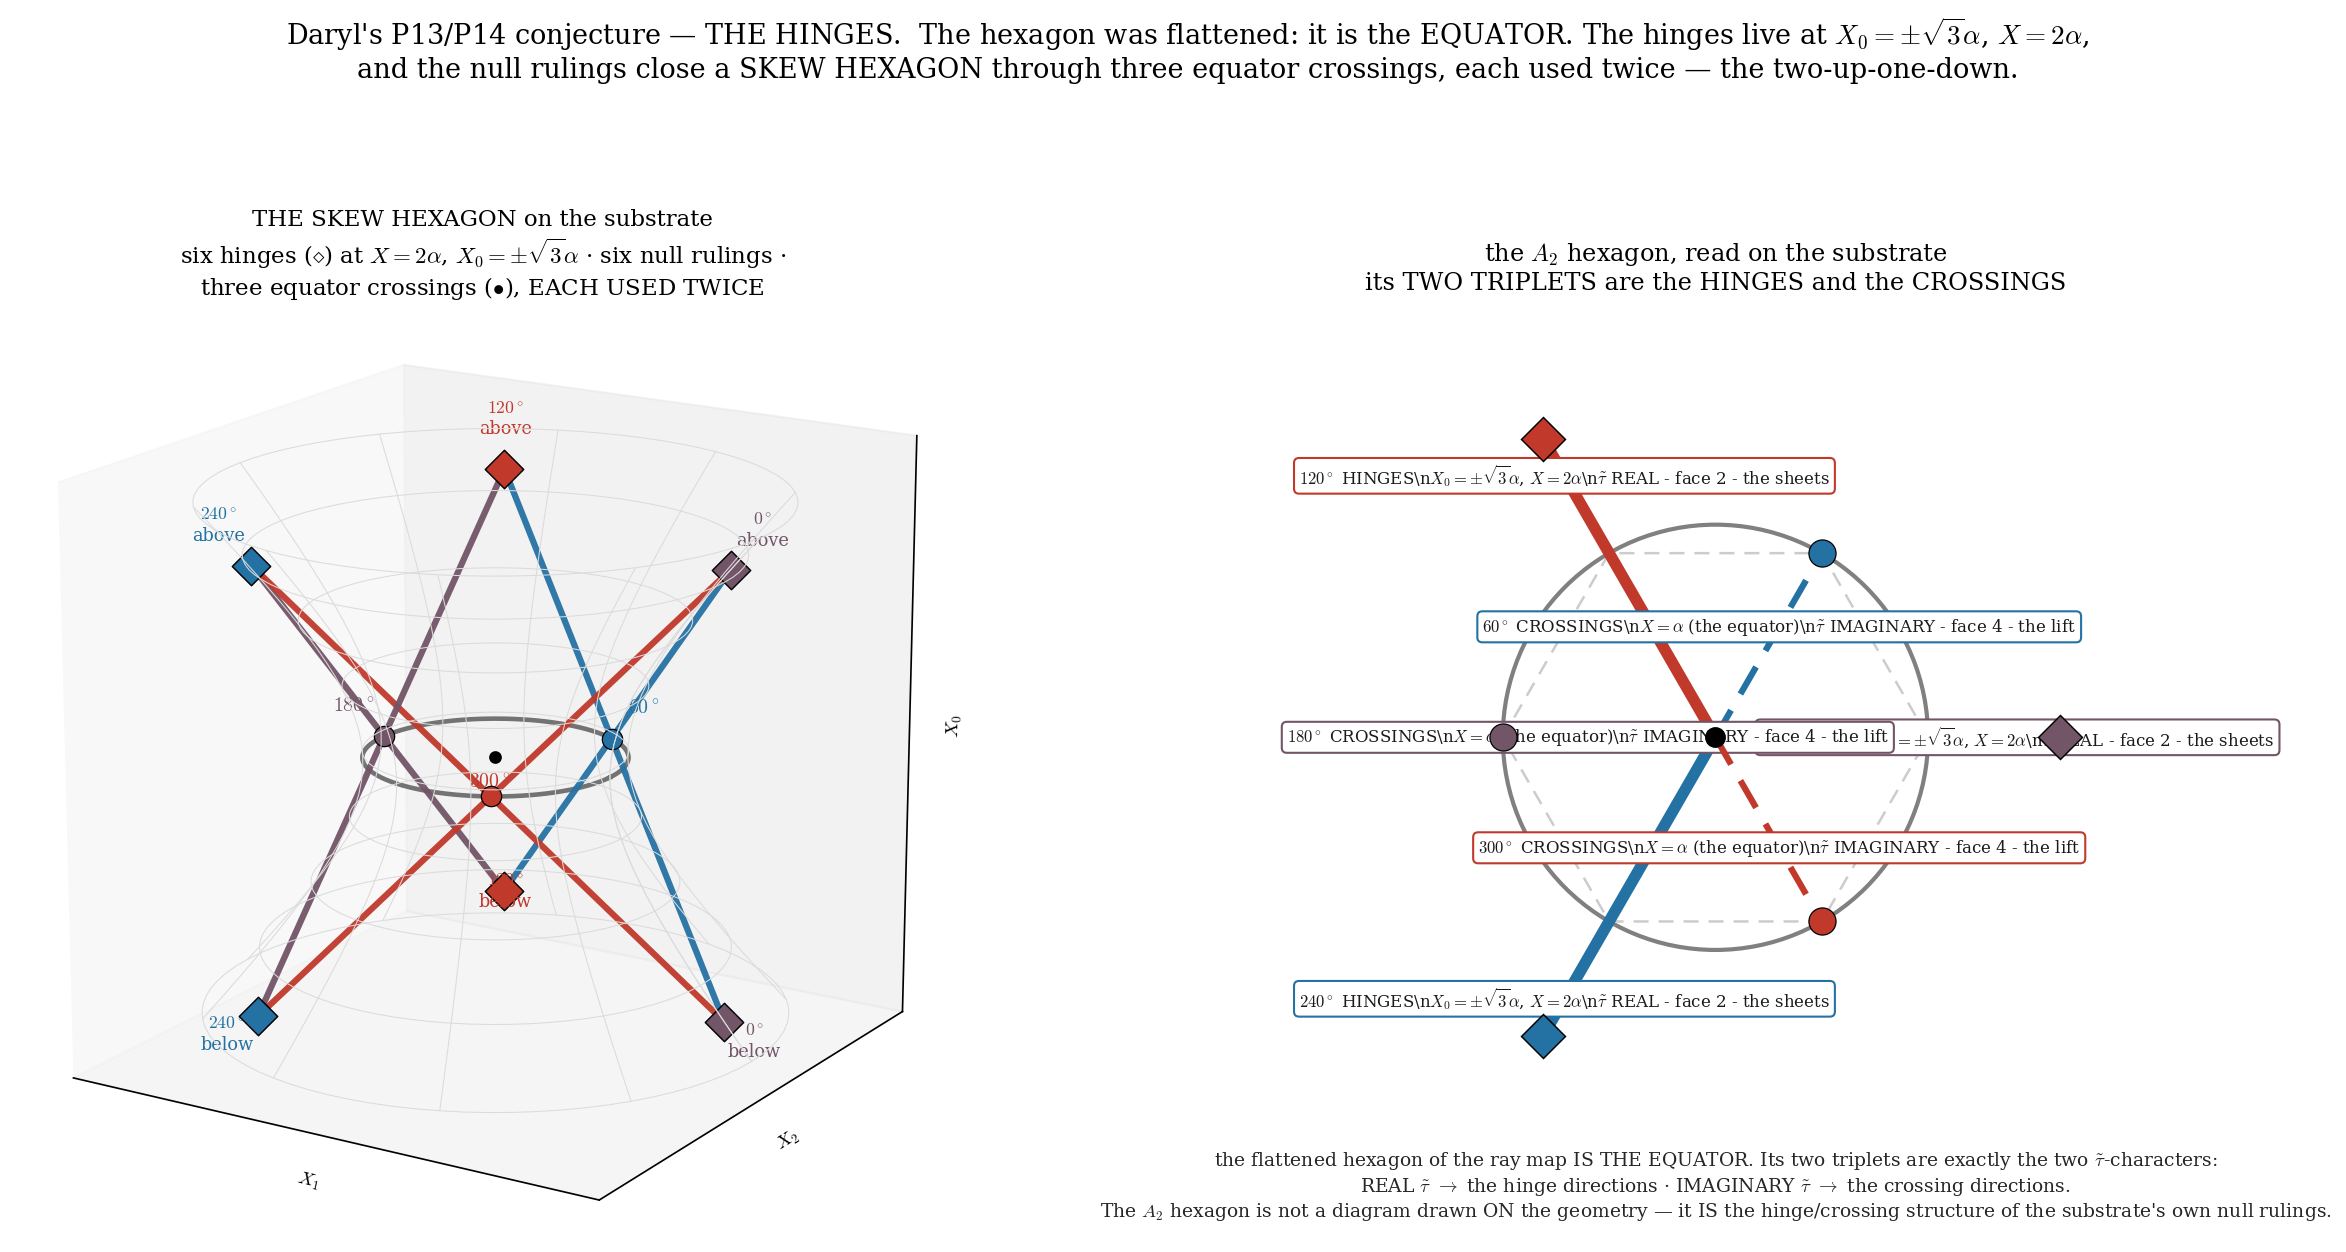

Source code (Python):
"""DARYL'S P13/P14 CONJECTURE -- THE HINGES, and the SKEW HEXAGON. (r1085, Daryl's construction.)

The substrate slice -X0^2 + X1^2 + X2^2 = a^2 is a hyperboloid of one sheet: DOUBLY RULED.
    equator : X0 = 0, radius a.        off it : X = sqrt(a^2 + X0^2)
    HINGES  : X = 2a  =>  X0 = +- sqrt(3) a. They sit ABOVE and BELOW the equator, at radius 2a.

THE RULE (computed): a null ruling through the equator at azimuth th reaches X = 2a at azimuth th +- 60.
    family A : (th-60, BELOW)  <->  equator th  <->  (th+60, ABOVE)
    family B : (th+60, BELOW)  <->  equator th  <->  (th-60, ABOVE)
=> hinges connect to hinges 120 apart, ALTERNATING above/below. The cycle closes in six:

    hinge(  0,above) -[equator  60]- hinge(120,below) -[equator 180]- hinge(240,above)
    hinge(240,above) -[equator 300]- hinge(  0,below) -[equator  60]- hinge(120,above)
    hinge(120,above) -[equator 180]- hinge(240,below) -[equator 300]- hinge(  0,above)

*** A CLOSED SKEW HEXAGON -- P13's own words: "the A2 skeleton the slicing paper realises
    geometrically as a SKEW HEXAGON OF NULL RULINGS". SIX HINGES (azimuth 0,120,240, each above AND
    below); SIX EDGES; and they pass through only THREE equator points (60,180,300), EACH USED TWICE. ***

*** AND THE IDENTIFICATION ***
    HINGES    at azimuth   0, 120, 240  =  the REAL-tau~ rays      = face 2 = THE THREE SHEETS
    CROSSINGS at azimuth  60, 180, 300  =  the IMAGINARY-tau~ rays = face 4 = THE LIFT
    The flattened hexagon of the ray map IS THE EQUATOR. Its two triplets are the HINGES and the
    CROSSINGS -- and they are exactly the two tau~-characters. The A2 hexagon is not a diagram drawn
    on the geometry; it IS the hinge/crossing structure of the substrate's own null rulings.

STATUS: the GEOMETRY here is computed and exact (the hinge positions, the +-60 rule, the closed skew
hexagon, the three-crossings-twice). The COLOURING is Daryl's conjecture, carried over from the ray
map, and is NOT derived. [6*] stands: no face settles it. THE RHYME STAYS A RHYME.
"""
import numpy as np, matplotlib; matplotlib.use('Agg'); import matplotlib.pyplot as plt
import matplotlib.colors as mc
from mpl_toolkits.mplot3d import Axes3D  # noqa
plt.rcParams.update({'font.family':'serif','font.size':11,'mathtext.fontset':'cm'})
BLUE, RED = '#2471a3', '#c0392b'
PURPLE = tuple((np.array(mc.to_rgb(RED)) + np.array(mc.to_rgb(BLUE)))/2)
al = 1.0; H = np.sqrt(3)*al                      # hinge height
RAYCOL = {0:PURPLE, 60:BLUE, 120:RED, 180:PURPLE, 240:BLUE, 300:RED}
def P(az, X0):                                    # a point on the hyperboloid at azimuth az, height X0
    R = np.sqrt(al**2 + X0**2)
    return np.array([R*np.cos(np.deg2rad(az)), R*np.sin(np.deg2rad(az)), X0])

fig = plt.figure(figsize=(16.6, 8.4))

# ================= LEFT: the skew hexagon on the substrate =================
ax = fig.add_subplot(1,2,1, projection='3d')
zz = np.linspace(-2.0, 2.0, 40); ph = np.linspace(0, 2*np.pi, 80)
ZZ, PH = np.meshgrid(zz, ph); RR = np.sqrt(al**2 + ZZ**2)
ax.plot_wireframe(RR*np.cos(PH), RR*np.sin(PH), ZZ, rstride=8, cstride=5, color='0.86', lw=0.5)
th = np.linspace(0, 2*np.pi, 200)
ax.plot(al*np.cos(th), al*np.sin(th), 0*th, color='0.45', lw=2.2)          # the equator

EDGES = [((0,+H),( 60),(120,-H)), ((120,-H),(180),(240,+H)), ((240,+H),(300),(  0,-H)),
         ((0,-H),( 60),(120,+H)), ((120,+H),(180),(240,-H)), ((240,-H),(300),(  0,+H))]
for (a1,h1), eq, (a2,h2) in EDGES:
    p1, p2 = P(a1,h1), P(a2,h2); c = RAYCOL[eq]
    L = np.linspace(0,1,60)[:,None]*(p2-p1) + p1
    ax.plot(L[:,0], L[:,1], L[:,2], color=c, lw=3.0, alpha=0.95)
    assert abs(np.hypot(*((p1+p2)/2)[:2]) - al) < 1e-9                     # midpoint IS on the equator
for eq in (60,180,300):                                                     # the three crossings
    p = P(eq,0); ax.scatter(*p, color=RAYCOL[eq], s=95, zorder=9, edgecolor='k', linewidth=0.6)
    ax.text(p[0]*1.28, p[1]*1.28, 0.16, f'${eq}^\\circ$', fontsize=9.5, color=RAYCOL[eq], ha='center')
for az in (0,120,240):                                                      # the six hinges
    for h,lb in ((+H,'above'),(-H,'below')):
        p = P(az,h); ax.scatter(*p, color=RAYCOL[az], s=170, marker='D', zorder=10, edgecolor='k', linewidth=0.7)
        ax.text(p[0]*1.13, p[1]*1.13, p[2]+0.22*np.sign(h), f'${az}^\\circ$\n{lb}', fontsize=8.5, color=RAYCOL[az], ha='center')
ax.scatter([0],[0],[0], color='k', s=26)
ax.set_xlim(-2.3,2.3); ax.set_ylim(-2.3,2.3); ax.set_zlim(-2.3,2.3)
ax.set_xticks([]); ax.set_yticks([]); ax.set_zticks([])
ax.set_xlabel('$X_1$', labelpad=-8, fontsize=9); ax.set_ylabel('$X_2$', labelpad=-8, fontsize=9)
ax.set_zlabel('$X_0$', labelpad=-8, fontsize=9)
ax.view_init(elev=17, azim=-58); ax.set_box_aspect((1,1,1), zoom=1.10)
ax.set_title('THE SKEW HEXAGON on the substrate\nsix hinges ($\\diamond$) at $X=2\\alpha$, $X_0=\\pm\\sqrt{3}\\alpha$ · six null rulings ·\n'
             'three equator crossings ($\\bullet$), EACH USED TWICE', fontsize=11, pad=-16)

# ================= RIGHT: the ray map, now read as hinges + crossings =================
ax2 = fig.add_subplot(1,2,2)
ax2.add_artist(plt.Circle((0,0),1.0,fill=False,color='0.5',lw=2.0))
ax2.plot([np.cos(np.deg2rad(t)) for t in range(0,361,60)],[np.sin(np.deg2rad(t)) for t in range(0,361,60)],
         color='0.8',lw=1.2,ls=(0,(6,4)),zorder=1)
for az in (0,120,240):                                        # HINGE directions -- real tau~
    x,y = 1.62*np.cos(np.deg2rad(az)), 1.62*np.sin(np.deg2rad(az))
    ax2.plot([0,x],[0,y], color=RAYCOL[az], lw=5.5, zorder=3)
    ax2.plot(x,y,'D',color=RAYCOL[az],ms=15,zorder=4,markeredgecolor='k',markeredgewidth=0.7)
    ax2.annotate('$'+str(az)+'^\\circ$ HINGES\\n$X_0=\\pm\\sqrt{3}\\alpha$, $X=2\\alpha$\\n$\\tilde\\tau$ REAL - face 2 - the sheets',
                 (x,y), xytext=(1.42*np.cos(np.deg2rad(az)),1.42*np.sin(np.deg2rad(az))),
                 ha='center', va='center', fontsize=8, color='0.1',
                 bbox=dict(boxstyle='round,pad=0.3', fc='white', ec=RAYCOL[az], lw=1))
for eq in (60,180,300):                                       # CROSSING directions -- imaginary tau~
    x,y = np.cos(np.deg2rad(eq)), np.sin(np.deg2rad(eq))
    ax2.plot([0,x],[0,y], color=RAYCOL[eq], lw=3.0, ls=(0,(5,3)), zorder=3)
    ax2.plot(x,y,'o',color=RAYCOL[eq],ms=13,zorder=4,markeredgecolor='k',markeredgewidth=0.6)
    ax2.annotate('$'+str(eq)+'^\\circ$ CROSSINGS\\n$X=\\alpha$ (the equator)\\n$\\tilde\\tau$ IMAGINARY - face 4 - the lift',
                 (x,y), xytext=(0.60*np.cos(np.deg2rad(eq)),0.60*np.sin(np.deg2rad(eq))),
                 ha='center', va='center', fontsize=8, color='0.1',
                 bbox=dict(boxstyle='round,pad=0.3', fc='white', ec=RAYCOL[eq], lw=1))
ax2.plot(0,0,'o',color='k',ms=9,zorder=5)
ax2.set_aspect('equal'); ax2.set_xlim(-2.15,2.15); ax2.set_ylim(-2.35,2.05); ax2.axis('off')
ax2.set_title('the $A_2$ hexagon, read on the substrate\nits TWO TRIPLETS are the HINGES and the CROSSINGS', fontsize=11.5, pad=6)
ax2.text(0,-2.28,'the flattened hexagon of the ray map IS THE EQUATOR. Its two triplets are exactly the two $\\tilde\\tau$-characters:\n'
         'REAL $\\tilde\\tau$ $\\rightarrow$ the hinge directions · IMAGINARY $\\tilde\\tau$ $\\rightarrow$ the crossing directions.\n'
         'The $A_2$ hexagon is not a diagram drawn ON the geometry — it IS the hinge/crossing structure of the substrate\'s own null rulings.',
         ha='center', va='bottom', fontsize=9, color='0.15')

fig.suptitle("Daryl's P13/P14 conjecture — THE HINGES.  The hexagon was flattened: it is the EQUATOR. The hinges live at $X_0=\\pm\\sqrt{3}\\alpha$, $X=2\\alpha$,\n"
             "and the null rulings close a SKEW HEXAGON through three equator crossings, each used twice — the two-up-one-down.",
             fontsize=13, y=0.99)
plt.tight_layout(rect=[0,0,1,0.90])
plt.savefig('daryl_p13p14_HINGES.pdf', bbox_inches='tight')
plt.savefig('daryl_p13p14_HINGES.png', dpi=150, bbox_inches='tight')
print('skew hexagon verified: every edge midpoint lies EXACTLY on the equator (radius alpha).')
print('hinges: azimuth 0,120,240 at X0=+-sqrt3 a  = the REAL-tau~ rays  (face 2, the sheets)')
print('crossings: azimuth 60,180,300 at X=a       = the IMAG-tau~ rays  (face 4, the lift)')
